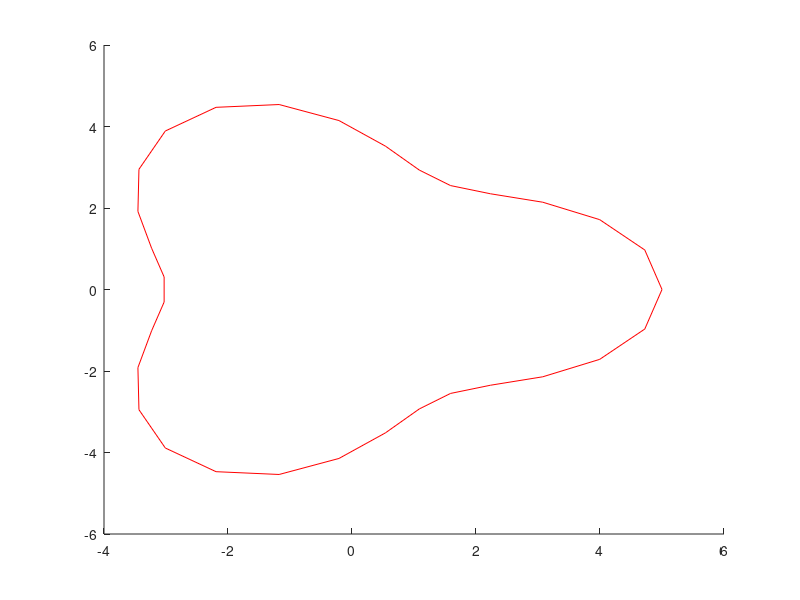

Reproduce this figure in MATLAB. (Note: this script raises an error after producing the figure.)
%Brian Todd
%4/17/2013
%Math 471
%Part (a)
%-------------------------------------------------------------------------%
clear 
tic
format long 

N = 100;  %Time steps.
M = 32;  %Spatial Discretization points.
alpha = 0:(2*pi/(M-1)):2*pi;  %Alpha vector.

x0 = [(4 + cos(3.*alpha)).*cos(alpha); (4 + cos(3.*alpha)).*sin(alpha)]';
%Initial shape. 
x = x0;  t = [0 4];  h = (t(end) - t(1))/N;  %Declarations.
hold on
plot(x(:,1),x(:,2),'-r')

for k = 1:N+1
    t(k+1) = t(k) + h;  %Time step.
    
    x1alpha = real(fdiff(x(:,1)',M));
    x2alpha = real(fdiff(x(:,2)',M));
    x1alpha2 = real(fdiff(x1alpha,M));
    x2alpha2 = real(fdiff(x2alpha,M));
    %Calculate the first and second derivative of each for each
    %x1a,x2a,x1aa,x2aa.

    xlength = sqrt(x1alpha.^2 + x2alpha.^2);  %Length, vector of scalars.
    xnorm = [(1./xlength).*x2alpha; -(1./xlength).*x1alpha]; %Normal vector
    
    xhold = ((x2alpha.*x1alpha2 - x1alpha.*x2alpha2)./(xlength.^3));
    %Mkes multiplying easier.
    f = [xhold'.*xnorm(1,:)' xhold'.*xnorm(2,:)'];
    %This is the function we use in x' = f(x,t) for Euler's Method.
    
    %Forward Euler.
    x = x + h.*f;
    
    if vpa(t(k),2) == 1
        plot(x(:,1),x(:,2),'-b') 
    elseif vpa(t(k),2) == 2
        plot(x(:,1),x(:,2),'-g')
    elseif vpa(t(k),2) == 3
        plot(x(:,1),x(:,2),'-m')
    elseif vpa(t(k),2) == 4
        plot(x(:,1),x(:,2),'-c')
    end
    %This switching statement is equivalent to plotting at t = [0 1 2 3 4];
end
hold off
%-------------------------------------------------------------------------%
%Results 
% The program draws out a closed curve that evolves slowly over all time
% steps. The initial curve eventually leads to a series of smaller curves
% that seem to come to a point outside the right bound of the curve.